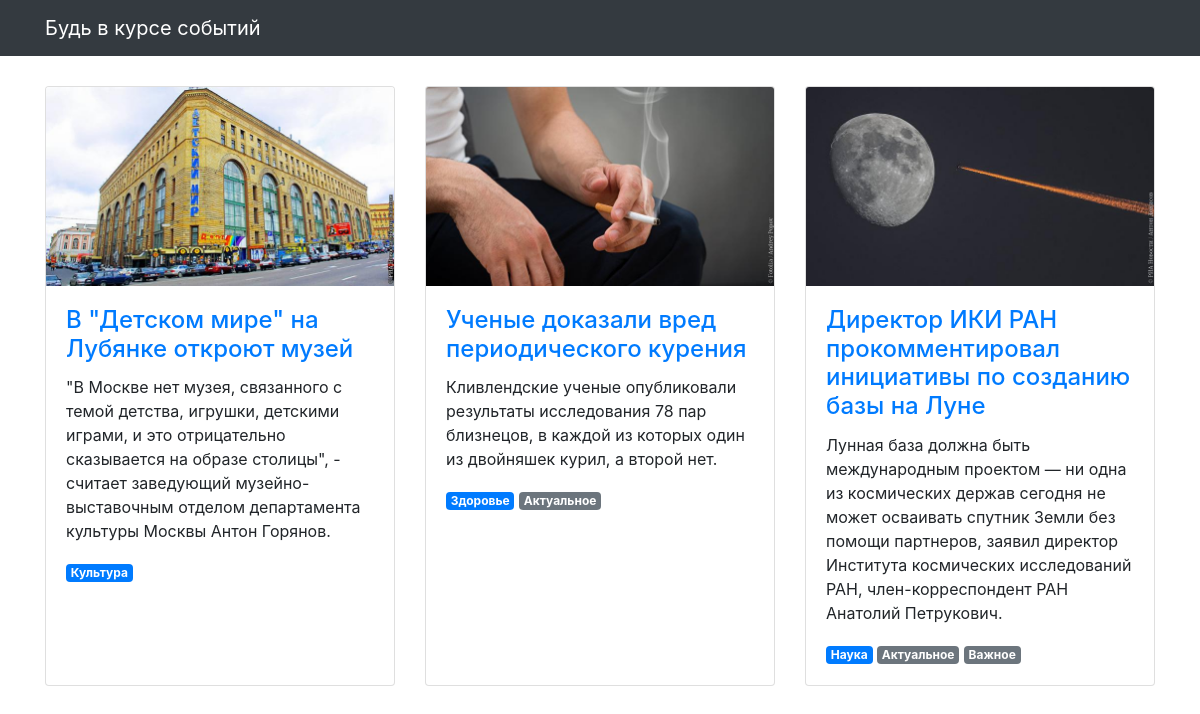
The page / on the database its author committed.
### articles/models.py (models this page shows, shortened)
class Article(models.Model):
    title = models.CharField(max_length=256, verbose_name='Название')
    text = models.TextField(verbose_name='Текст')
    published_at = models.DateTimeField(verbose_name='Дата публикации')
    image = models.ImageField(null=True, blank=True, verbose_name='Изображение',)
    scopes = models.ManyToManyField(
        Scope,
        through='Section'
        )
    class Meta:
        verbose_name = 'Статья'
        verbose_name_plural = 'Статьи'

class Section(models.Model):
    scopes = models.ForeignKey(Scope, on_delete=models.CASCADE)
    article = models.ForeignKey(Article, on_delete=models.CASCADE)
    is_main = models.BooleanField(default=False, verbose_name='Основной')

class Scope(models.Model):
    id = models.IntegerField(primary_key=True)
    name = models.CharField(max_length=100, verbose_name='Раздел')
    class Meta:
        verbose_name = 'Тег'
        verbose_name_plural = 'Теги'

### articles/views.py (the view)
# urls.py: path('', articles_list, name='articles'),
def articles_list(request):
    template = 'articles/news.html'
    articles = Article.objects.order_by('-published_at')
    context = {'articles': articles,}
    ordering = '-published_at'
    return render(request, template, context)

### templates/articles/news.html (shortened to what this page needs)
{% extends "articles/base.html" %}
{% load static %}
{% block content %}
<div class="row">
  {% for article in articles %}
  <div class="col-lg-4 col-sm-6 portfolio-item">
    <div class="card h-100">
      <a href="#"><img class="card-img-top" src="{% get_media_prefix %}{{ article.image }}" alt=""></a>
      <div class="card-body">
        <h4 class="card-title">
          <a href="#">{{ article.title }}</a>
        </h4>
        <p class="card-text">{{ article.text }}</p>
        {% for section in article.section_set.all %}
          <span class="badge {% if section.is_main %}badge-primary{% else %}badge-secondary{% endif %}">{{ section.scopes.name }}</span>
        {% endfor %}
      </div>
    </div>
  </div>
  {% endfor %}
</div>
{% endblock %}

### templates/articles/base.html (shortened to what this page needs)
<!DOCTYPE html>
{% load static %}
<html>
  <head>
    <link href="{% static  "css/bootstrap.min.css"  %}" rel="stylesheet">
    <link href="{% static  "css/3-col-portfolio.css" %}" rel="stylesheet">
  </head>
  <body>
    <nav class="navbar navbar-expand-lg navbar-dark bg-dark fixed-top">
      <div class="container">
        <a class="navbar-brand" href="#">Будь в курсе событий</a>
      </div>
    </nav>
    <div class="container">{% block content %}{% endblock %}</div>
  </body>
</html>

### static/css/3-col-portfolio.css (style rules this page uses)
body { padding-top: 84px; padding-bottom: 84px; }
@media (min-width: 992px) { body { padding-top: 86px; padding-bottom: 86px; } }

### rows shown on the page
Article: image (picture), title "В \"Детском мире\" на Лубянке откроют музей", text "\"В Москве нет музея, связанного с темой детства, игрушки, детскими играми, и это отрицательно сказывается на образе столицы\", - считает заведующий музейно-выставочным отделом департамента культуры Москвы Антон Горянов."
Section: scopes.name "Культура"
Article: image (picture), title "Ученые доказали вред периодического курения", text "Кливлендские ученые опубликовали результаты исследования 78 пар близнецов, в каждой из которых один из двойняшек курил, а второй нет."
Section: scopes.name "Здоровье"
Section: scopes.name "Актуальное"
Article: image (picture), title "Директор ИКИ РАН прокомментировал инициативы по созданию базы на Луне", text "Лунная база должна быть международным проектом — ни одна из космических держав сегодня не может осваивать спутник Земли без помощи партнеров, заявил директор Института космических исследований РАН, член-корреспондент РАН Анатолий Петрукович."
Section: scopes.name "Наука"
Section: scopes.name "Актуальное"
Section: scopes.name "Важное"
